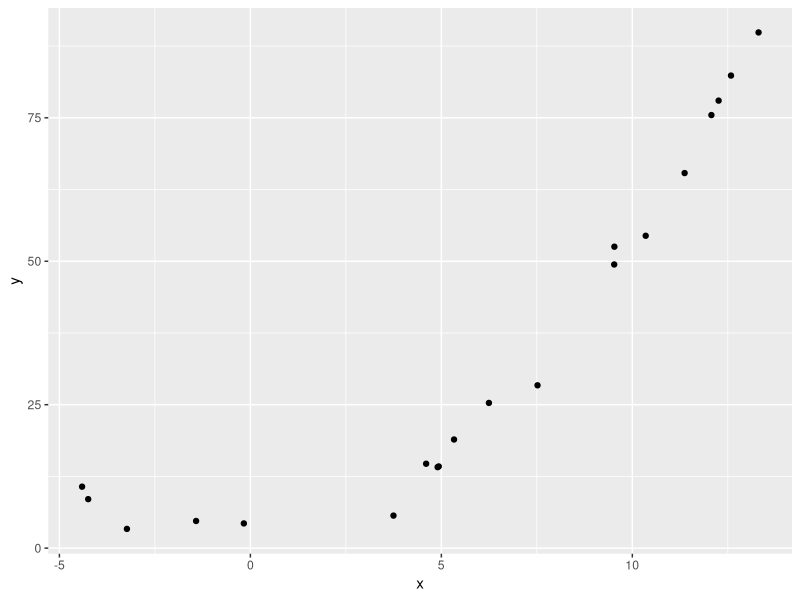
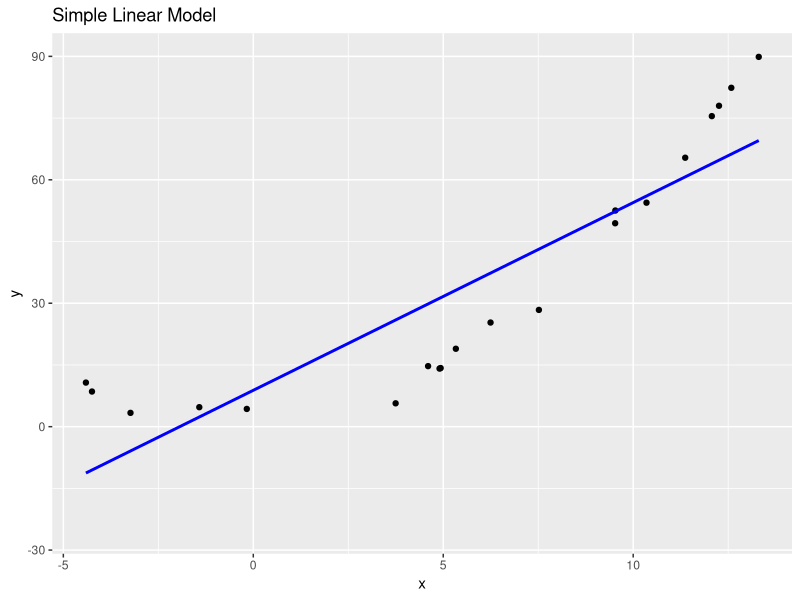
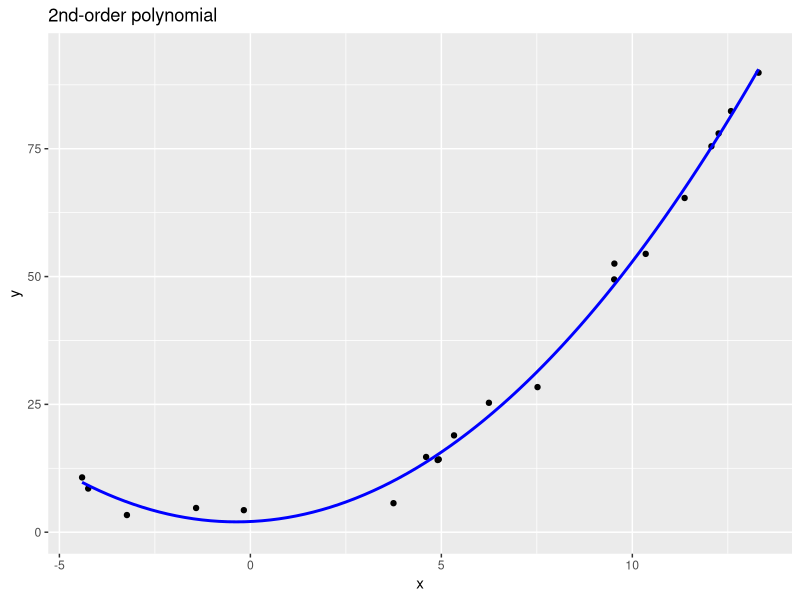
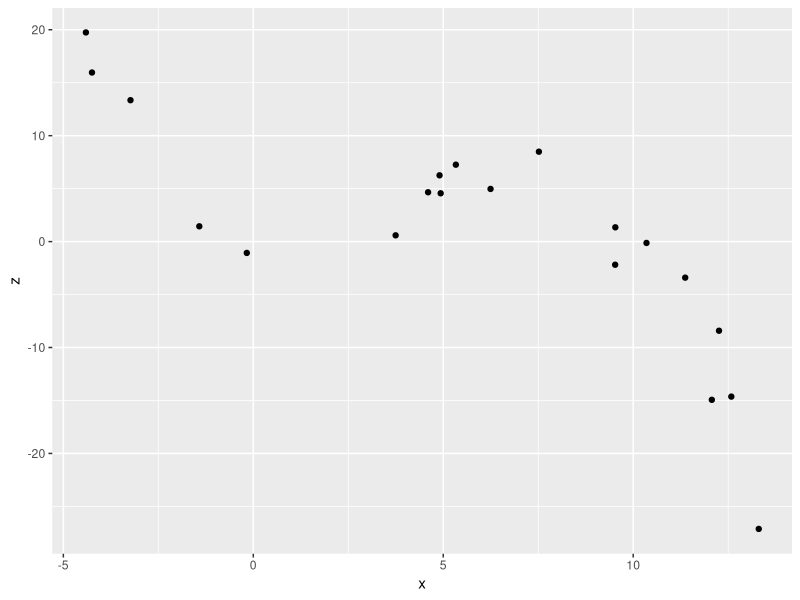
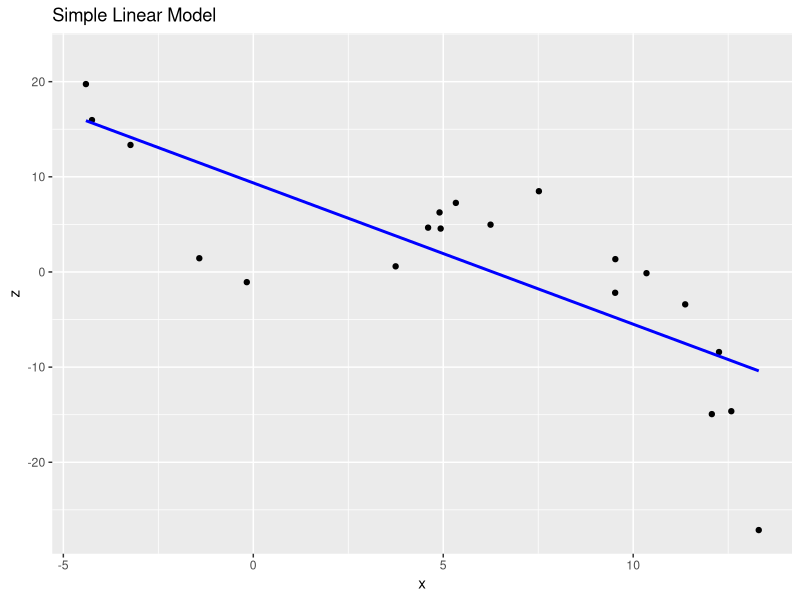
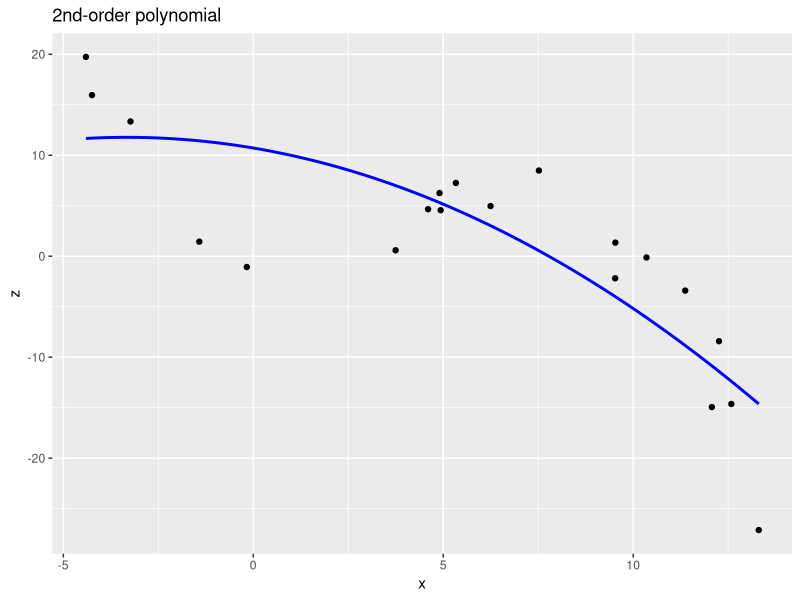
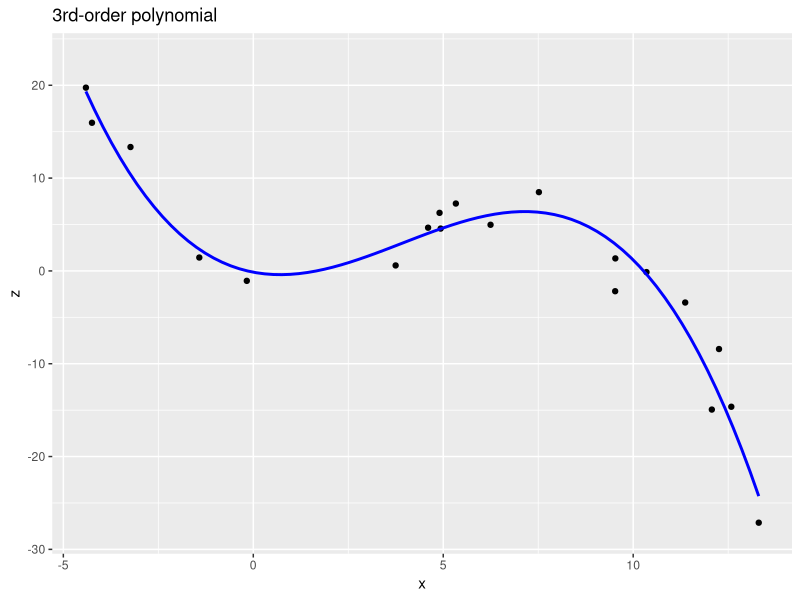
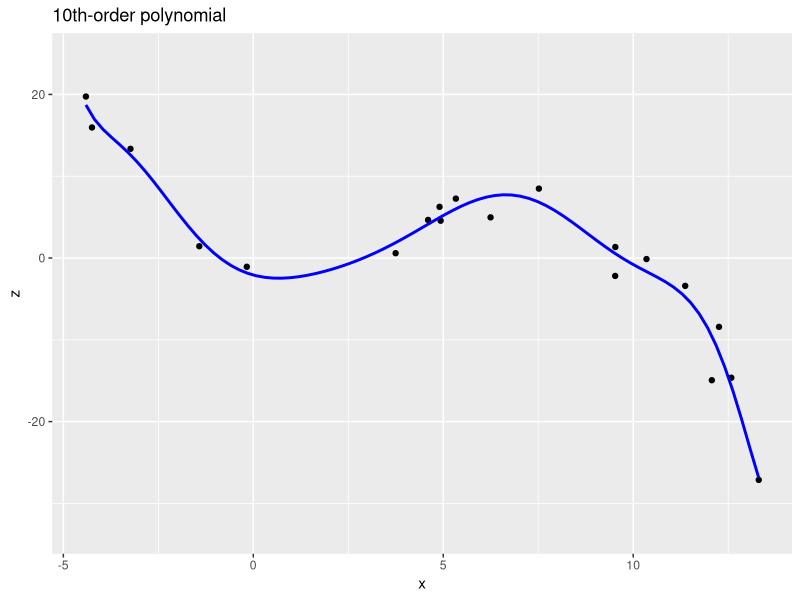

R code for these plots, in order:
# explore nonlinear relationships in data

library(ggplot2)

# load our example data
xyz.df <- read.csv("./data/nonlinear_xyz_example.csv")
head(xyz.df)

# plot y vs x
ggplot(xyz.df) + 
  geom_point(mapping = aes(x=x, y=y))


# simple linear model
lm.1 <- lm(y ~ x, data=xyz.df)
summary(lm.1)

ggplot(xyz.df, mapping = aes(x=x, y=y)) + 
  geom_point() + 
  stat_smooth(method="lm", se=TRUE, fill=NA,
              formula=y ~ x, color="blue") + 
  ggtitle("Simple Linear Model")


# 2nd order polynomial model
lm.poly.2 <- lm(y ~ x + I(x^2), data=xyz.df)
summary(lm.poly.2)

ggplot(xyz.df, mapping = aes(x=x, y=y)) + 
  geom_point() + 
  stat_smooth(method="lm", se=TRUE, fill=NA,
              formula=y ~ x + I(x^2) ,color="blue") + 
  ggtitle("2nd-order polynomial")


# plot z vs x
ggplot(xyz.df) + 
  geom_point(mapping = aes(x=x, y=z))

z.lm.1 <- lm(z ~ x, data=xyz.df)
summary(z.lm.1)

ggplot(xyz.df, mapping = aes(x=x, y=z)) + 
  geom_point() + 
  stat_smooth(method="lm", se=TRUE, fill=NA,
              formula=y ~ x, color="blue") + 
  ggtitle("Simple Linear Model")


# 2nd order polynomial model for z vs x
z.lm.poly.2 <- lm(z ~ x + I(x^2), data=xyz.df)
summary(z.lm.poly.2)

ggplot(xyz.df, mapping = aes(x=x, y=z)) + 
  geom_point() + 
  stat_smooth(method="lm", se=TRUE, fill=NA,
              formula=y ~ x + I(x^2) ,color="blue") + 
  ggtitle("2nd-order polynomial")


# 3nd order polynomial model for z vs x
z.lm.poly.3 <- lm(z ~ x + I(x^2) + I(x^3), data=xyz.df)
summary(z.lm.poly.3)

ggplot(xyz.df, mapping = aes(x=x, y=z)) + 
  geom_point() + 
  stat_smooth(method="lm", se=TRUE, fill=NA,
              formula=y ~ x + I(x^2) + I(x^3) ,color="blue") + 
  ggtitle("3rd-order polynomial")


# 10th order polynomial model for z vs x
ggplot(xyz.df, mapping = aes(x=x, y=z)) + 
  geom_point() + 
  stat_smooth(method="lm", se=TRUE, fill=NA,
              formula=y ~ poly(x,10),color="blue") + 
  ggtitle("10th-order polynomial")
# is this a better model?

